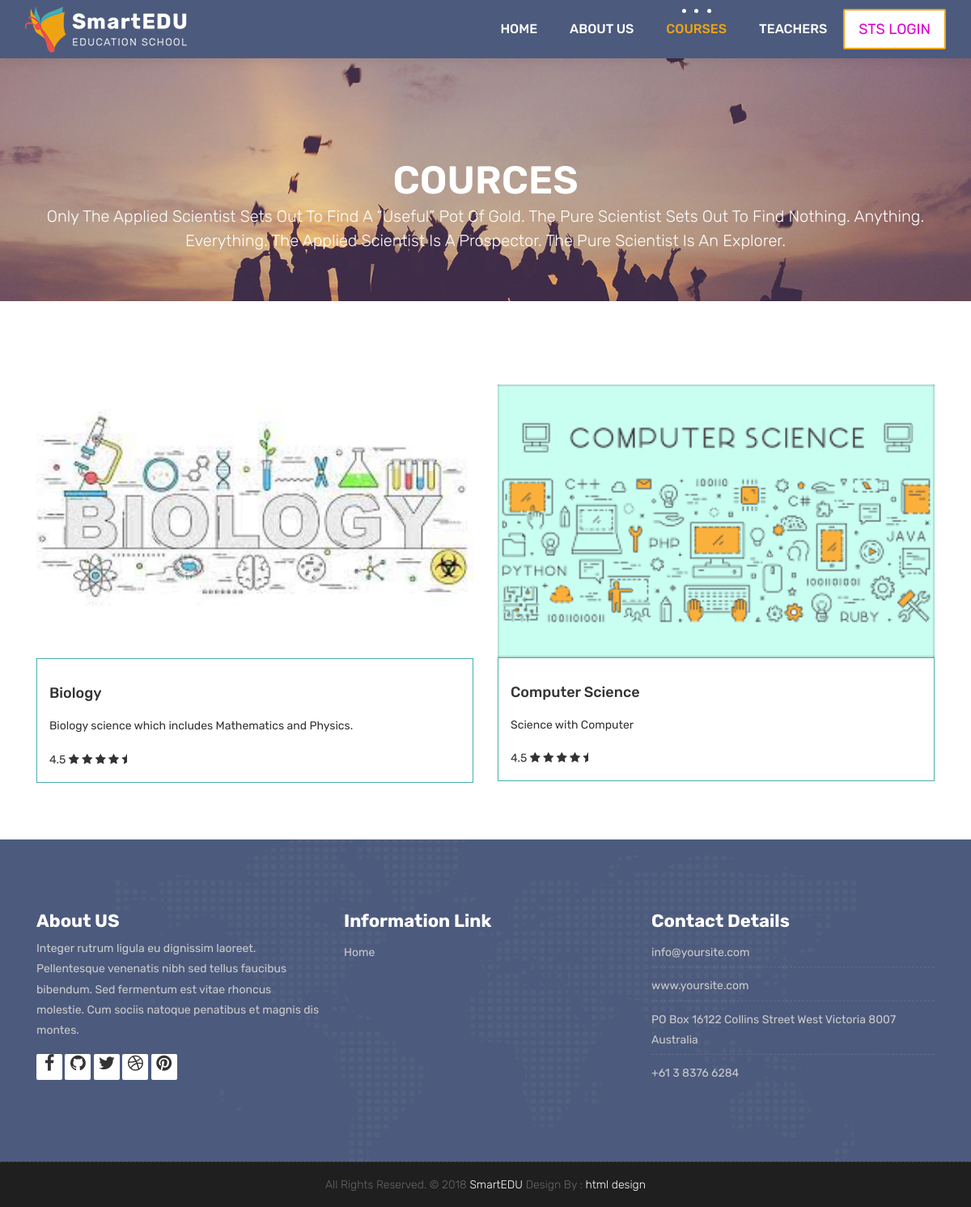
Page /courses/ on the committed database.
### Schoolapp/models.py (models this page shows, shortened)
class Course(models.Model):
        course_id = models.AutoField(primary_key=True,null=False)
        Course_name = models.CharField(max_length=100,blank=True, null=True)
        Course_img = models.ImageField(upload_to='course/subject', null=True)
        Description = models.CharField(max_length=100, blank=True, null=True)

### Schoolapp/views.py (the view)
# urls.py: path('courses/', views.Courses, name='courses'),
def Courses(request):
    obj=Course.objects.all()
    return render(request, "Courses/courses.html",{'result':obj})

### templates/Courses/courses.html (shortened to what this page needs)
{% load static %}
<html>
<head>
    <link rel="stylesheet" href="{% static 'css/bootstrap.min.css' %}">
    <link rel="stylesheet" href="{% static 'css/style.css' %}">
    <link rel="stylesheet" href="{% static 'css/versions.css' %}">
    <link rel="stylesheet" href="{% static 'css/responsive.css' %}">
    <link rel="stylesheet" href="{% static 'css/custom.css' %}">
	<link rel="stylesheet" href="{% static 'css/flaticon.css' %}">
	<link rel="stylesheet" href="{% static 'css/font-awesome.min.css' %}">
	<link rel="stylesheet" href="{% static 'css/animate.css' %}">
	<link rel="stylesheet" href="{% static 'css/animate.min.css' %}">
	<link rel="stylesheet" href="{% static 'css/bootstrap-touch-slider.css' %}">
	<link rel="stylesheet" href="{% static 'css/colors.css' %}">
	<link rel="stylesheet" href="{% static 'css/font-awesome.css' %}">
	<link rel="stylesheet" href="{% static 'css/owl.carousel.css' %}">
	<link rel="stylesheet" href="{% static 'css/pr_loading.css' %}">
	<link rel="stylesheet" href="{% static 'css/prettyPhoto.css' %}">
	<link rel="stylesheet" href="{% static 'css/timeline.min.css' %}">
</head>
<body class="host_version">
	<header class="top-navbar">
		<nav class="navbar navbar-expand-lg navbar-light bg-light">
			<div class="container-fluid">
				<a class="navbar-brand" href="{% url 'home' %}">
					<img src="{% static 'images/logo.png' %}" alt="" />
				</a>
				<div class="collapse navbar-collapse" id="navbars-host">
					<ul class="navbar-nav ml-auto">
						<li class="nav-item"><a class="nav-link" href="{% url 'home' %}">Home</a></li>
						<li class="nav-item"><a class="nav-link" href="{% url 'about' %}">About Us</a></li>
                        <li class="nav-item active"><a class="nav-link" href="{% url 'courses' %}">Courses</a></li>
						<li class="nav-item"><a class="nav-link" href="{% url 'Teacher' %}">Teachers</a></li>
					</ul>
                    <ul class="nav navbar-nav navbar-right">
                        <li><a class="hover-btn-new log orange" href="#" data-toggle="modal" data-target="#login" id="login"><span>STS LOGIN</span></a></li>
                    </ul>
				</div>
			</div>
		</nav>
	</header>
	<div class="all-title-box">
		<div class="container text-center">
			<h1>COURCES <span class="m_1">Only the applied scientist sets out to find a “useful” pot of gold. The pure scientist sets out to find nothing. Anything. Everything. The applied scientist is a prospector. The pure scientist is an explorer.</span></h1>
		</div>
	</div>
    <div id="overviews" class="section wb">
        <div class="container">
            <hr class="invis">
            <div class="row">
            {% for i in result %}
                <div class="col-lg-6 col-md-6 col-12">
                    <div class="course-item">
						<div class="image-blog">
							<img src="{{i.Course_img.url}}" style="width:70% height:70%;" alt="" class="img-fluid">
						</div>
						<div class="course-br">
							<div class="course-title">
								<h2><a href="#" title="">{{i.Course_name}}</a></h2>
							</div>
							<div class="course-desc">
								<p>{{i.Description}} </p>
							</div>
							<div class="course-rating">
								4.5
								<i class="fa fa-star"></i>
								<i class="fa fa-star"></i>
								<i class="fa fa-star"></i>
								<i class="fa fa-star"></i>
								<i class="fa fa-star-half"></i>
							</div>
						</div>
					</div>
                </div>
                {% endfor %}
            </div>
</div>
</div>
    <footer class="footer">
        <div class="container">
            <div class="row">
                <div class="col-lg-4 col-md-4 col-xs-12">
                    <div class="widget clearfix">
                        <div class="widget-title">
                            <h3>About US</h3>
                        </div>
                        <p> Integer rutrum ligula eu dignissim laoreet. Pellentesque venenatis nibh sed tellus faucibus bibendum. Sed fermentum est vitae rhoncus molestie. Cum sociis natoque penatibus et magnis dis montes.</p>
						<div class="footer-right">
							<ul class="footer-links-soi">
								<li><a href="#"><i class="fa fa-facebook"></i></a></li>
								<li><a href="#"><i class="fa fa-github"></i></a></li>
								<li><a href="#"><i class="fa fa-twitter"></i></a></li>
								<li><a href="#"><i class="fa fa-dribbble"></i></a></li>
								<li><a href="#"><i class="fa fa-pinterest"></i></a></li>
							</ul>
						</div>
                    </div>
                </div>
				<div class="col-lg-4 col-md-4 col-xs-12">
                    <div class="widget clearfix">
                        <div class="widget-title">
                            <h3>Information Link</h3>
                        </div>
                        <ul class="footer-links">
                            <li><a href="{% url 'home' %}">Home</a></li>
                        </ul>
                    </div>
                </div>
                <div class="col-lg-4 col-md-4 col-xs-12">
                    <div class="widget clearfix">
                        <div class="widget-title">
                            <h3>Contact Details</h3>
                        </div>
                        <ul class="footer-links">
                            <li><a href="mailto:#">info@yoursite.com</a></li>
                            <li><a href="#">www.yoursite.com</a></li>
                            <li>PO Box 16122 Collins Street West Victoria 8007 Australia</li>
                            <li>+61 3 8376 6284</li>
                        </ul>
                    </div>
                </div>
            </div>
        </div>
    </footer>
    <div class="copyrights">
        <div class="container">
            <div class="footer-distributed">
                <div class="footer-center">
                    <p class="footer-company-name">All Rights Reserved. &copy; 2018 <a href="#">SmartEDU</a> Design By : <a href="https://html.design/">html design</a></p>
                </div>
            </div>
        </div>
    </div>
</body>
</html>

### static/css/colors.css (style rules this page uses)
.customwidget li i, .navbar-nav span { color: #db00ce !important; }

### static/css/pr_loading.css (style rules this page uses)
* { -khtml-box-sizing: border-box; -ms-box-sizing: border-box; box-sizing: border-box; }

### rows in the picture
Course: Course_img (picture), Course_name "Biology", Description "Biology science which includes Mathematics and Physics."
Course: Course_img (picture), Course_name "Computer Science", Description "Science with Computer"
